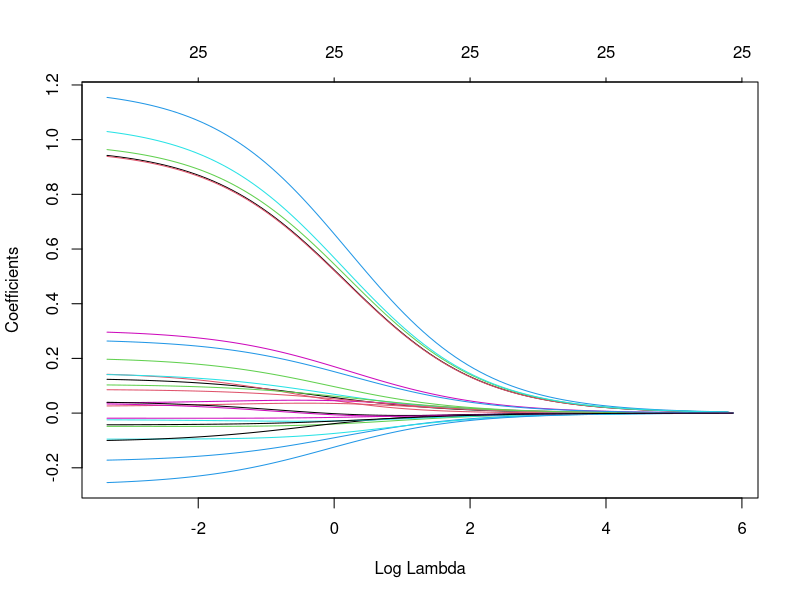
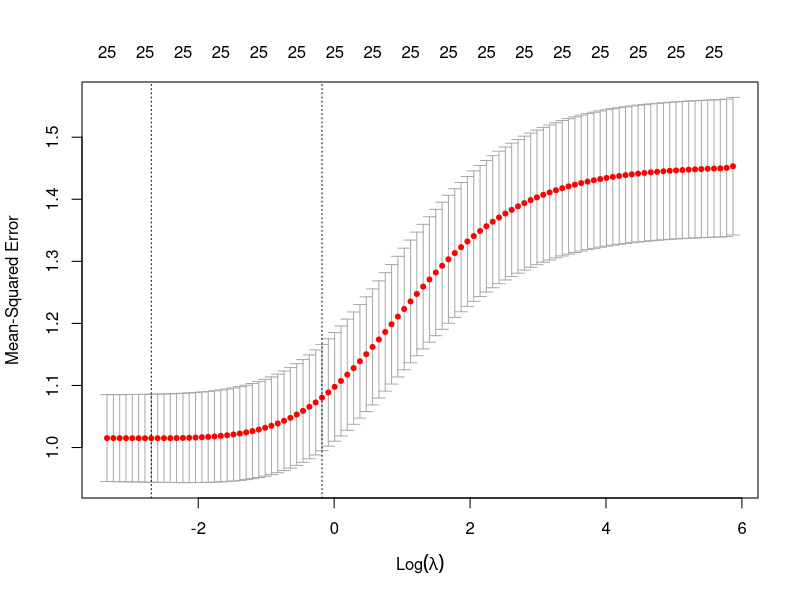
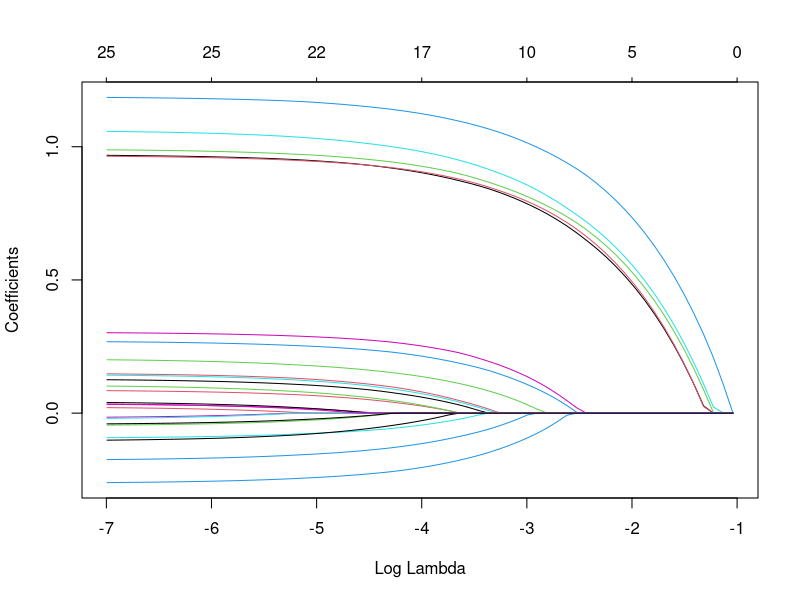
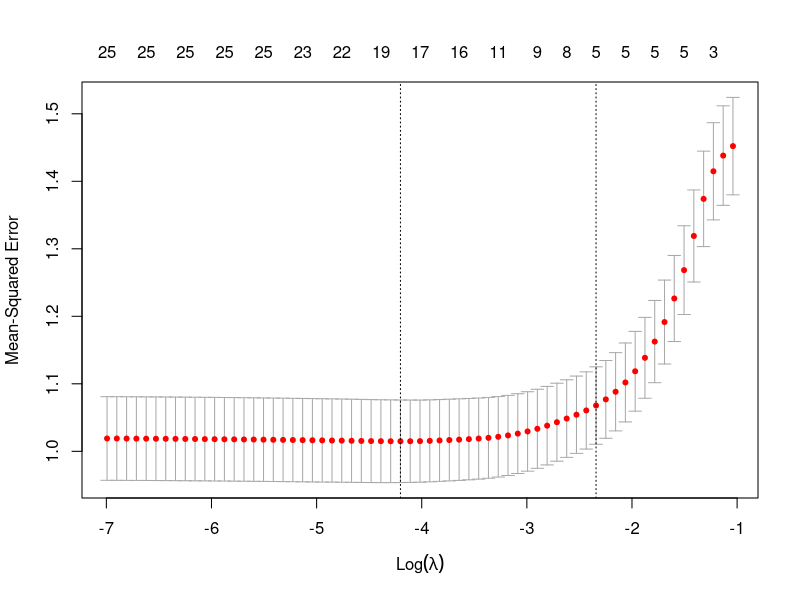

Here is the R script that generated these plots, in order:
## ---- chunk 1
knitr::opts_chunk$set(echo = TRUE, comment = NA, message = FALSE,
                      fig.width = 5.5, fig.height = 4.5, fig.align = "right")
## ---- chunk 2
library(data.table)
library(ggplot2)
library(glmnet)
library(knitr)
## ---- chunk 3
N_true_inputs  = 5       # Number of true inputs
N_false_inputs = 20      # Number of false inputs
n_obs          = 1000    # Number of observations
error_sd       = 1       # Standard deviation of the error term

# Total number of inputs (not including the intercept)
p = N_true_inputs + N_false_inputs

# Paramter vector: True inputs have coefficient = 1.0
beta = c(rep(1.0, N_true_inputs), rep(0.0, N_false_inputs))

# Simulate the data: Note that X is a matrix, not a data.table
set.seed(963)
X       = matrix(runif(n_obs*p), nrow = n_obs, ncol = p)
epsilon = rnorm(n_obs, sd = error_sd)
y       = X %*% beta + epsilon

# Pack the data into a data.table
DT = as.data.table(X)
DT[, y := y]
new_names_true  = paste0("x_true_", 1:N_true_inputs)
new_names_false = paste0("x_false_", 1:N_false_inputs)
setnames(DT, names(DT), c(new_names_true, new_names_false, "y"))
## ---- chunk 4
fit_OLS = lm(y ~ ., data = DT)
summary_OLS = summary(fit_OLS)

# Collect results
results = data.table(input   = rownames(summary_OLS$coefficients),
                     est_OLS = summary_OLS$coefficients[, 1],
                     p_OLS   = summary_OLS$coefficients[, 4])

summary(fit_OLS)
## ---- chunk 5
fit_ridge = glmnet(x = X, y = y, alpha = 0.0)
plot(fit_ridge, xvar = "lambda")
## ---- chunk 6
cv_ridge = cv.glmnet(x = X, y = y, alpha = 0.0)
cv_ridge$lambda.min
cv_ridge$lambda.1se
results[, est_ridge := coef(cv_ridge, s = "lambda.min")[,1]]
coef(cv_ridge, s = "lambda.min")
## ---- chunk 7
plot(cv_ridge)
## ---- chunk 8
fit_LASSO = glmnet(x = X, y = y)
plot(fit_LASSO, xvar = "lambda")
## ---- chunk 9
cv_LASSO = cv.glmnet(x = X, y = y)
cv_LASSO$lambda.min
cv_LASSO$lambda.1se
results[, est_LASSO := coef(cv_LASSO, s = "lambda.min")[,1]]
results[, est_LASSO_1se := coef(cv_LASSO, s = "lambda.1se")[,1]]
coef(cv_LASSO, s = "lambda.min")
## ---- chunk 10
plot(cv_LASSO)
## ---- chunk 11
n_new = 100000

set.seed(901)
X_new       = matrix(runif(n_new*p), nrow = n_new, ncol = p)
epsilon_new = rnorm(n_new, sd = error_sd)
y_new       = X_new %*% beta + epsilon_new

DT_new = as.data.table(X_new)
setnames(DT_new, names(DT_new), c(new_names_true, new_names_false))
## ---- chunk 12
pred_y_OLS = predict(fit_OLS, newdata = DT_new)
mse_OLS    = mean((y_new - pred_y_OLS)^2)

pred_y_ridge = predict(cv_ridge, newx = X_new, s = "lambda.min")
mse_ridge    = mean((y_new - pred_y_ridge)^2)

pred_y_LASSO = predict(cv_LASSO, newx = X_new, s = "lambda.min")
mse_LASSO    = mean((y_new - pred_y_LASSO)^2)
## ---- chunk 13
X_new_ = model.matrix(~ 0 + ., data = DT_new)
## ---- chunk 14
DT_new_ = as.data.table(X_new)
DT_new_[, y := y_new]
setnames(DT_new_, names(DT_new_), c(new_names_true, new_names_false, "y"))
## ---- chunk 15
X_new_ = model.matrix(~ 0 + ., data = DT_new_)
ncol(X_new)
ncol(X_new_)
## ---- chunk 16
X_new_ = model.matrix(y ~ 0 + ., data = DT_new_)
## ---- chunk 17
kable(results, digits = 3)
## ---- chunk 18
cat(mse_OLS, mse_ridge, mse_LASSO, "\n")
## ---- chunk 19
set.seed(963)

N_true_inputs  = 10      # Number of true inputs
N_false_inputs = 5       # Number of false inputs
bound          = 0.9     # Bound value for simulation of coefficients
n_obs          = 1000    # Number of observations
error_sd       = 1       # Standard deviation of the error term

# Total number of inputs (not including the intercept)
p = N_true_inputs + N_false_inputs

# Paramter vector
beta = c(runif(N_true_inputs, min = -bound, max = bound), rep(0.0, N_false_inputs))

# Simulate the data
X       = matrix(runif(n_obs*p), nrow = n_obs, ncol = p)
epsilon = rnorm(n_obs, sd = error_sd)
y       = X %*% beta + epsilon
## ---- chunk 20
set.seed(1999)

# Create the folds
folds = sample(1:10, n_obs, replace = TRUE)

# Output table
rmse_DT = data.table(alpha         = seq(0, 1, by = 0.01),
                     mean_cv_error = rep(0, 101))

# Calculate cross-validation error for different alpha values
for (i in 0:100) {
   cv_i = cv.glmnet(x = X, y = y, alpha = rmse_DT[i+1, alpha], foldid = folds)
   rmse_DT[i+1, mean_cv_error := min(cv_i$cvm)]
}

# Optimal alpha:
index_min = which.min(rmse_DT$mean_cv_error)
rmse_DT[index_min, alpha]
